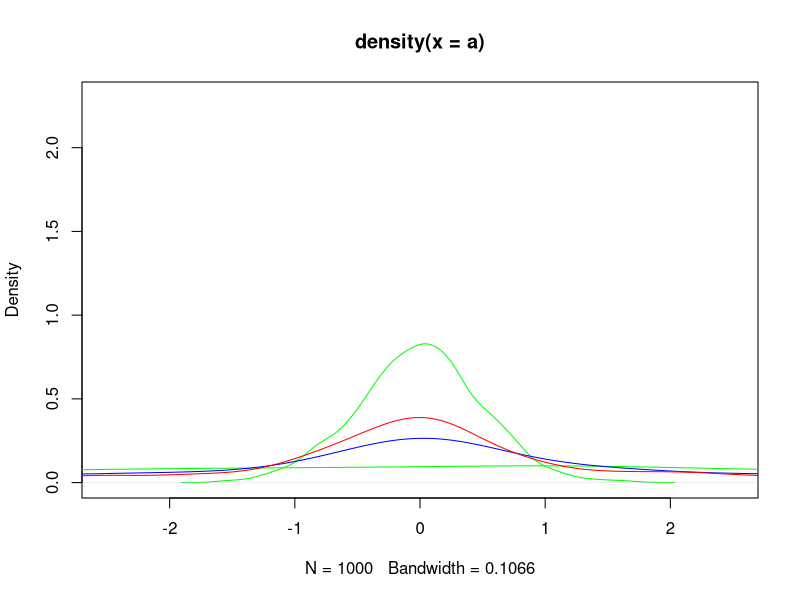

This figure's R source:
# This is just to make a simulation and try the results.

set.seed(34356)
a <- rnorm(1000, 0, 0.5)
b <- rnorm(1000, 0, 4)
d <- c(sample(a, 350), sample(b, 650))

plot(density(a), xlim=c(-2.5, 2.5), ylim=c(0, 2.3), col="green")
lines(density(b), xlim=c(-2.5, 2.5), ylim=c(0, 2.3), col="green")
lines(density(d), xlim=c(-2.5, 2.5), ylim=c(0, 2.3), col="blue")

em <- function(datos, params)
{
  paramsP <- c(-9,-9,-9)
  while(sum(paramsP-params)^2 > (0.001^2))
  {
    paramsP <- params
    #E
    p=params[1] * dnorm(datos, sd=params[2])/
      (params[1] * dnorm(datos, sd=params[2]) + 
      (1 - params[1]) * dnorm(datos, sd=params[3]))
    #M
    params[1] = mean(p)
    params[2] = sqrt(sum(p * datos^2) / sum(p))
    params[3] = sqrt(sum((1 - p) * datos^2) / sum(1 - p))
  }
  return(params)
}

valores <- em(d, c(mean(d), sd(d), 4*sd(d)))
valores 

a <- rnorm(1000, 0, valores[2])
b <- rnorm(1000, 0, valores[3])
d <- c(sample(a, floor(valores[1]*1000)), sample(b, floor(valores[1]*1000)))

lines(density(d), xlim=c(-2.5, 2.5), ylim=c(0, 2.3), col="red")
